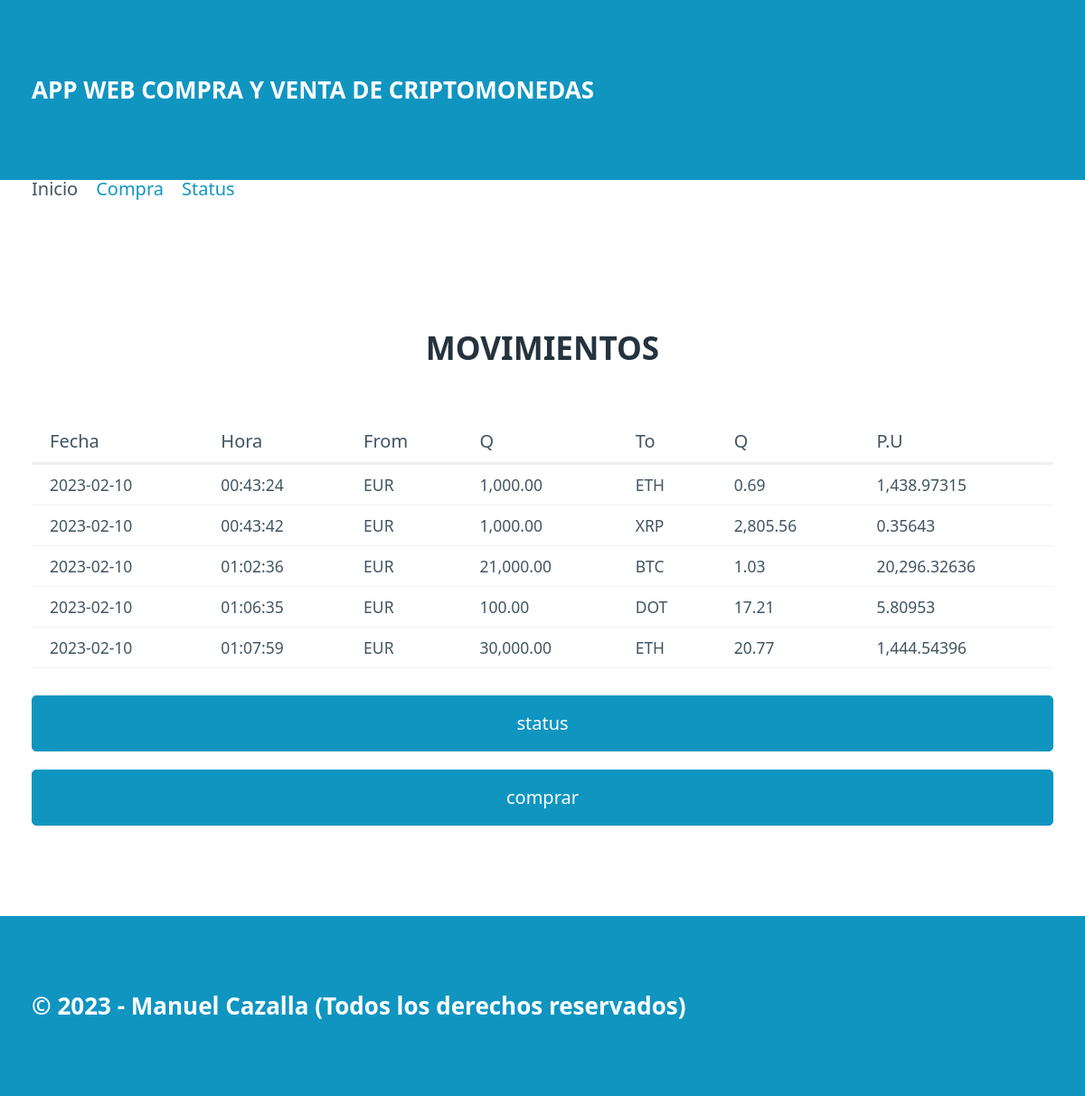
Before: / with the older database file.
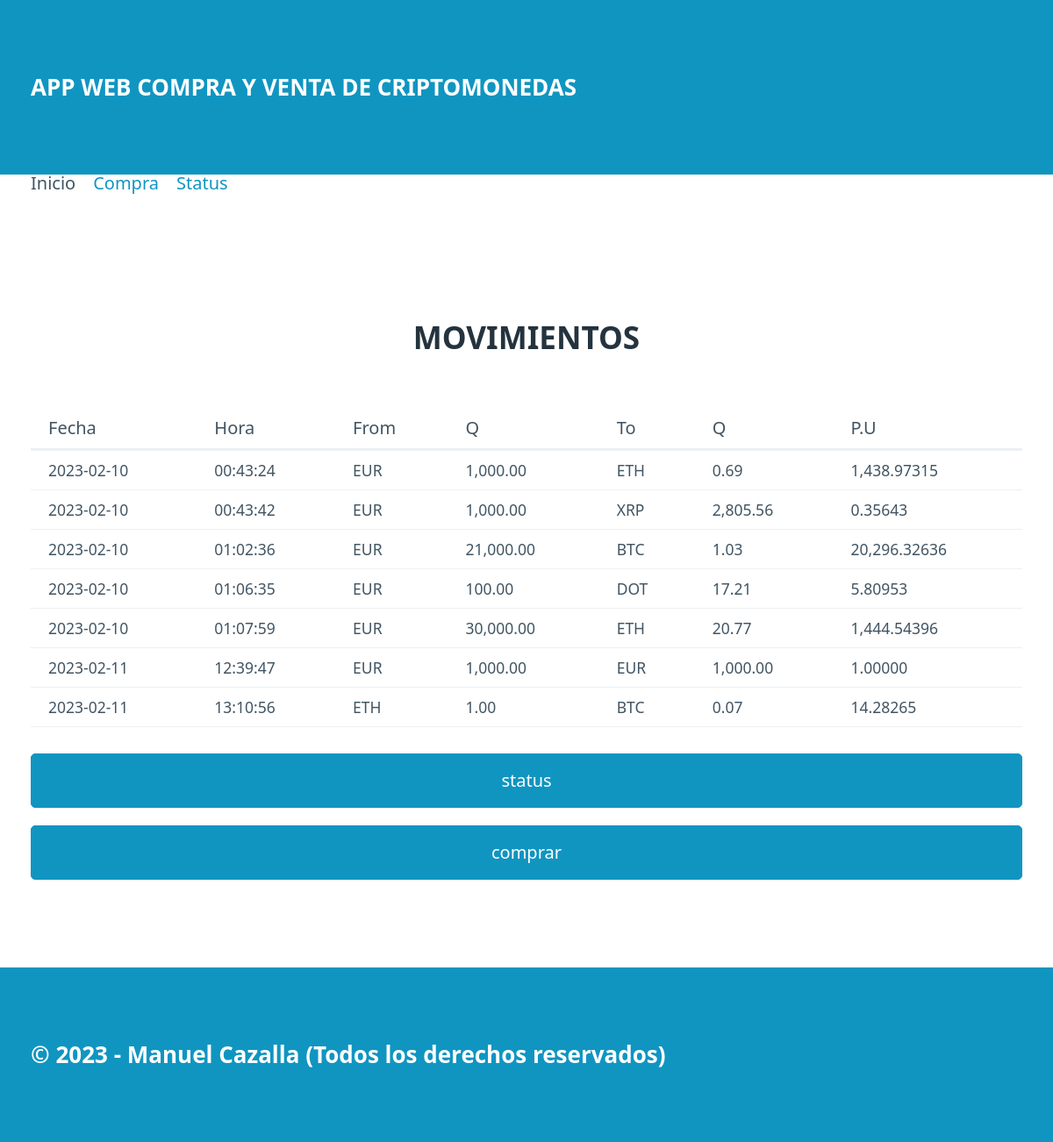
After: the same page with the newer database file.
### tables this page shows
CREATE TABLE "movimientos" (
	"id"	INTEGER,
	"date"	TEXT NOT NULL,
	"time"	TEXT NOT NULL,
	"moneda_from"	TEXT NOT NULL,
	"cantidad_from"	REAL,
	"moneda_to"	TEXT NOT NULL,
	"cantidad_to"	REAL,
	PRIMARY KEY("id" AUTOINCREMENT)
);

### blockchain/routes.py (the view)
@app.route("/")
def index():
    try:
        sqlite = ConecSqlite(ORIGIN_DATA)
        movimientos = sqlite.consultaSqlite("SELECT * from movimientos")
        return render_template("index.html",movements=  movimientos, puntero = "index.html",pageTitle ="movimimentos")
    except:
        flash("Base de datos no disponible,intentelo más tarde por favor")
        return render_template("index.html")

### blockchain/models.py (called while the page is built)
     def consultaSqlite(self,consulta):
            con = sqlite3.connect(self.ruta)
            cur = con.cursor()
            cur.execute(consulta)
            resultado = []
            columnas = cur.description
            filas = cur.fetchall()
            for dato in filas:
                movimiento = {}
                posicion = 0
                for nombre in columnas:
                    movimiento[nombre[0]] = dato[posicion]
                    posicion += 1
                resultado.append(movimiento)
            con.close()
            return resultado

### blockchain/templates/index.html
{% extends "base.html" %}
{% block section%}
        <table>
            <div class = "h2">
                <h2>MOVIMIENTOS</h2>
            </div>
            <thead>
               <tr>
                    <th>Fecha</th>
                    <th>Hora</th>
                    <th>From</th>
                    <th>Q</th>
                    <th>To</th>
                    <th>Q</th>
                    <th>P.U</th>
                </tr>
            </thead>
            <tbody>
                {% if movements %}
                {% for movement in movements %}
                <tr>
                    <td>{{movement.date}}</td>
                    <td>{{movement.time}}</td>
                    <td>{{movement.moneda_from}}</td>
                    <td>{{"{:,.2f}".format(movement.cantidad_from)}}</td>
                    <td>{{movement.moneda_to}}</td>
                    <td>{{"{:,.2f}".format (movement.cantidad_to)}}</td>
                    <td>{{"{:,.5f}".format(movement.cantidad_from / movement.cantidad_to)}}</td>
                </tr>
                {% endfor %}
                {% else%}
                <tr>
                    <td colspan="7" class="lista-vacia">NO HAY MOVIMIENTOS QUE MOSTRAR</td>
                </tr>
                {%endif%}
            </tbody>
        </table>
        <a href="/status"><button class ="status" method="POST">status</button></a>
        <a href="/purchase"><button class="comprar" method="POST">comprar</button></a>
{% endblock %}

### blockchain/templates/base.html (shortened to what this page needs)
<html lang="es">
<head>
    <link rel="stylesheet" href="/static/css/pico.css">
    <link rel="stylesheet" href="/static/css/styles.css">
</head>
<body>
    <header>
        <div class="container">
            APP WEB COMPRA Y VENTA DE CRIPTOMONEDAS
        </div>
    </header>
    <nav class="container">
        <ul>
            <li>
                {% if puntero == "index.html" %}
                <span>Inicio</span>
            </li>
            <li>
                <a href="/purchase">Compra</a>
            </li>
            <li>
                <a href="/status">Status</a>
            </li>
        </ul>
        {% endif %}
    </nav>
    <nav class="container">
        <ul>
            <li>
    </nav>
    <nav class="container">
        <ul>
            <li>
    </nav>
    <section class="container">
       {% block section %}{% endblock %}
    </section>
    <footer>
        <div class="container">
            &copy; 2023 - Manuel Cazalla (Todos los derechos reservados)
        </div>
    </footer>
</body>
</html>

### blockchain/static/css/styles.css (style rules this page uses)
header, footer { background-color: var(--primary); color: var(--primary-inverse); font-size: 1.3em; font-weight: bold; }
body { min-height: 100vh; display: grid; grid-template-rows: auto 20px 1fr auto; margin: 0; }
.h2 { text-align: center; }

Changed rows visible on the page:
added movimientos: date "2023-02-11", time "12:39:47", moneda_from "EUR", cantidad_from "1,000.00", moneda_to "EUR", cantidad_to "1,000.00", movement.cantidad_from/movement.cantidad_to "1.00000"
added movimientos: date "2023-02-11", time "13:10:56", moneda_from "ETH", cantidad_from "1.00", moneda_to "BTC", cantidad_to "0.07", movement.cantidad_from/movement.cantidad_to "14.28265"
